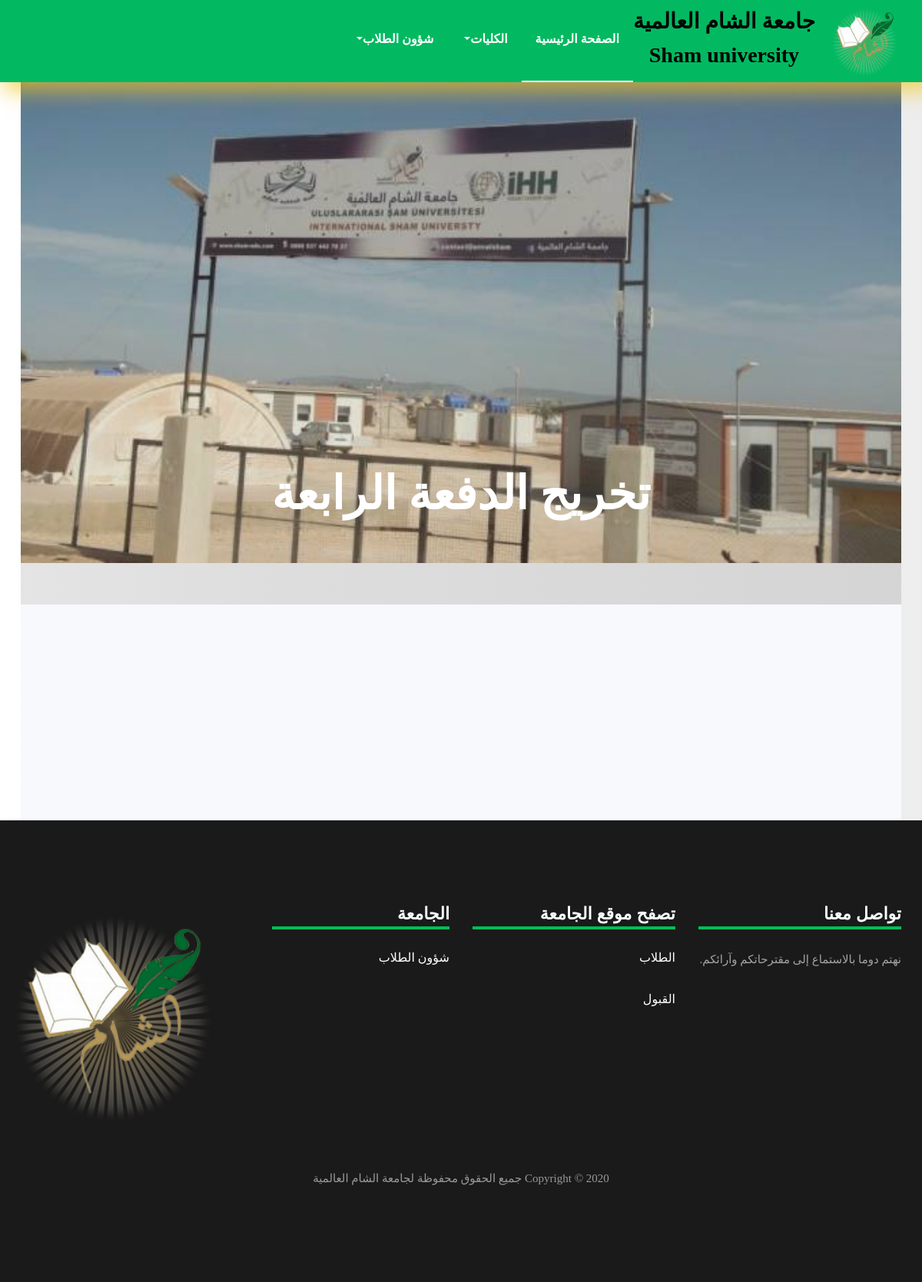
The page /newsDetail/4/ on the database its author committed.
### structure/models.py (models this page shows, shortened)
class NavBar(models.Model):
    NAVName = models.CharField(max_length=50)
    NAVHasFather = models.ForeignKey('self', on_delete=models.CASCADE, blank=True, null=True)
    NAVHtml = RichTextUploadingField( blank=True, null=True)
    NAVSlug = models.SlugField(blank=True, null=True)
    def __str__(self):
        return self.NAVName

class News(models.Model):
    NTitle = models.CharField(max_length=100, blank=True, null=True)
    NDetail = models.TextField( blank=True, null=True)
    NShort = models.TextField(blank=True, null=True)
    NImage = models.ImageField(upload_to='news/', blank=True, null=True)
    NDate = models.DateTimeField()

### structure/views.py (the view)
# urls.py: path('newsDetail/<int:id>/', views.news_detail_page, name="news_detail_page"),
def news_detail_page(request, id):
    nav = NavBar.objects.all()
    num = 1
    news = News.objects.get(id=id)
    context = {'nav': nav, 'num': num, 'news': news}
    return render(request, 'structure/News_Details.html', context)

### structure/templates/structure/News_Details.html (shortened to what this page needs)
{% load static %}
<!DOCTYPE html>
<html lang="en">
<head>
	<link rel="stylesheet" href="https://stackpath.bootstrapcdn.com/font-awesome/4.7.0/css/font-awesome.min.css">
	<link rel="stylesheet" href="{% static 'css/animate.css' %}">
	<link rel="stylesheet" href="{% static 'css/owl.carousel.min.css' %}">
	<link rel="stylesheet" href="{% static 'css/owl.theme.default.min.css' %}">
	<link rel="stylesheet" href="{% static 'css/magnific-popup.css' %}">
	<link rel="stylesheet" type="text/css" href="https://www.fontstatic.com/f=alhurra" />
	<link rel="stylesheet" type="text/css" href="https://www.fontstatic.com/f=hanimation" />
	<link rel="stylesheet" href="{% static 'css/bootstrap-datepicker.css' %}">
	<link rel="stylesheet" href="{% static 'css/jquery.timepicker.css' %}">
	<link rel="stylesheet" href="{% static 'css/flaticon.css' %}">
	<link rel="stylesheet" href="{% static 'css/style.css' %}">
	<link rel="stylesheet" href="{% static 'css/hover.css' %}" media="all">
</head>
<body style="background: linear-gradient(to right, rgba(255,255,255,1) 0%, rgba(246,246,246,1) 34%, rgba(237,237,237,1) 100%);
">
        <nav class="navbar navbar-expand-lg navbar-dark ftco_navbar bg-dark ftco-navbar-light nav_myedit" style="box-shadow: 10px 8px 24px 5px #f3c623a3;
            " id="ftco-navbar" dir="rtl">
                <div class="container">
                    <img src="{% static 'logo.png' %}" height="100px">
                    <a class="navbar-brand text-center " href="index.html"><p class="mt-2">جامعة الشام العالمية</p><p>Sham university</p></a>
                    <div class="collapse navbar-collapse" id="ftco-nav">
	        		    <div class="navbar-nav ml-auto" >
                            <li class="nav-item active " ><a style="font-size: medium; font-family: 'alhurra';" class="nav-link "href="{% url 'structures:struct' %}">الصفحة الرئيسية</a></li>
                            {% for n in nav %}
                                {% if not n.NAVHasFather %}
                                    <li class="nav-item dropdown"><a class="nav-link dropdown-toggle" style="cursor: pointer;font-size: medium; font-family: 'alhurra' ; text-align: right;"  >
                                        {{n.NAVName}}</a>
                                    </li>
                                {% endif %}
                            {% endfor %}
                        </div>
                    </div>
                </div>
        </nav>
    {% if num == 1 %}
        <div class="container">
            <div class="hero-wrap ftco-animate   news_detail_img " style=" background-image: url({{ news.NImage.url }});
            " data-stellar-background-ratio="0.5">
                <div class="overlay"></div>
                <div class="container">
                    <div class="row no-gutters slider-text  align-items-center justify-content-center"
                        data-scrollax-parent="true">
                        <div class="col-md-11 ftco-animate text-center">
                            <h1 style="margin-top: 500px; padding-bottom: 100px; font-family: 'alhurra';">{{ news.NTitle }}</h1>
                        </div>
                    </div>
                </div>
            </div>
            <section class="ftco-section bg-light ftco-no-pt ftco-intro">
                <div class="container">
                    <div class="row">
                    </div>
                </div>
            </section>
        </div>
    {% endif %}
	<footer class="footer" dir="rtl">
		<div class="container" dir="rtl">
			<div class="row">
				<div class="col-md-6 col-lg-3 mb-4 mb-md-0" dir="rtl">
					<h2 class="footer-heading">تواصل معنا</h2>
					<p style="text-align: right;">نهتم دوما بالاستماع إلى مقترحاتكم وآرائكم.</p>
					<ul class="ftco-footer-social p-0">
					</ul>
				</div>
				<div class="col-md-6 col-lg-3 mb-4 mb-md-0" dir="rtl">
					<h2 class="footer-heading">تصفح موقع الجامعة</h2>
					<div class="block-21 mb-4 d-flex">
						<div class="text">
							<h3 class="heading" style="text-align: right;"><a href="#">الطلاب</a></h3>
						</div>
					</div>
					<div class="block-21 mb-4 d-flex">
						<div class="text">
							<h3 class="heading" style="text-align: right;"><a href="#">القبول</a></h3>
						</div>
					</div>
				</div>
				<div class="col-md-6 col-lg-3 pl-lg-5 mb-4 mb-md-0">
					<h2 class="footer-heading">الجامعة</h2>
					<div class="block-21 mb-4 d-flex">
						<div class="text">
							<h3 class="heading" style="text-align: right;"><a href="#">شؤون الطلاب</a></h3>
						</div>
					</div>
				</div>
				<div class="col-md-6 col-lg-3 mb-4 mb-md-0" style="text-align: center;">
					<img src="{% static 'logo.png' %}" height="300px">
				</div>
			</div>
		</div>
		<div class="row mt-5">
			<div class="col-md-12 text-center">
				<p class="copyright">
					Copyright &copy;
					<script>document.write(new Date().getFullYear());</script> جميع الحقوق محفوظة لجامعة الشام
					العالمية</p>
			</div>
		</div>
	</footer>
</body>
</html>

### rows shown on the page
NavBar: NAVName "الكليات"
NavBar: NAVName "شؤون الطلاب"
News: NImage (picture), NTitle "تخريج الدفعة الرابعة"
